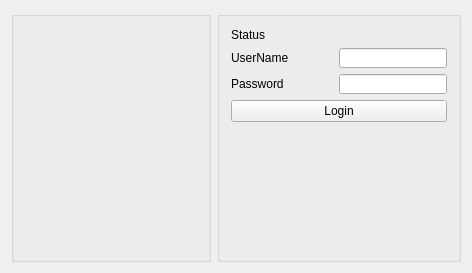
<?xml version="1.0" encoding="UTF-8"?>
<ui version="4.0">
 <class>Widget</class>
 <widget class="QWidget" name="Widget">
  <property name="geometry">
   <rect>
    <x>0</x>
    <y>0</y>
    <width>472</width>
    <height>273</height>
   </rect>
  </property>
  <property name="windowTitle">
   <string>Widget</string>
  </property>
  <layout class="QVBoxLayout" name="verticalLayout_2">
   <item>
    <layout class="QHBoxLayout" name="horizontalLayout_4">
     <item>
      <widget class="QGroupBox" name="groupBoxPict">
       <property name="minimumSize">
        <size>
         <width>200</width>
         <height>0</height>
        </size>
       </property>
       <property name="title">
        <string/>
       </property>
       <layout class="QHBoxLayout" name="horizontalLayout_3">
        <item>
         <widget class="QLabel" name="label_pic">
          <property name="sizePolicy">
           <sizepolicy hsizetype="Maximum" vsizetype="Preferred">
            <horstretch>200</horstretch>
            <verstretch>200</verstretch>
           </sizepolicy>
          </property>
          <property name="minimumSize">
           <size>
            <width>0</width>
            <height>0</height>
           </size>
          </property>
          <property name="maximumSize">
           <size>
            <width>200</width>
            <height>200</height>
           </size>
          </property>
          <property name="text">
           <string/>
          </property>
         </widget>
        </item>
       </layout>
      </widget>
     </item>
     <item>
      <widget class="QGroupBox" name="groupBox">
       <property name="title">
        <string/>
       </property>
       <layout class="QVBoxLayout" name="verticalLayout">
        <item>
         <widget class="QLabel" name="label">
          <property name="text">
           <string>Status</string>
          </property>
         </widget>
        </item>
        <item>
         <layout class="QHBoxLayout" name="horizontalLayout_2">
          <item>
           <widget class="QLabel" name="labelUserName">
            <property name="sizePolicy">
             <sizepolicy hsizetype="Maximum" vsizetype="Preferred">
              <horstretch>0</horstretch>
              <verstretch>0</verstretch>
             </sizepolicy>
            </property>
            <property name="text">
             <string>UserName</string>
            </property>
           </widget>
          </item>
          <item>
           <spacer name="horizontalSpacer">
            <property name="orientation">
             <enum>Qt::Horizontal</enum>
            </property>
            <property name="sizeHint" stdset="0">
             <size>
              <width>40</width>
              <height>20</height>
             </size>
            </property>
           </spacer>
          </item>
          <item>
           <widget class="QLineEdit" name="lineEditUserName">
            <property name="sizePolicy">
             <sizepolicy hsizetype="Maximum" vsizetype="Preferred">
              <horstretch>0</horstretch>
              <verstretch>0</verstretch>
             </sizepolicy>
            </property>
            <property name="maximumSize">
             <size>
              <width>200</width>
              <height>20</height>
             </size>
            </property>
           </widget>
          </item>
         </layout>
        </item>
        <item>
         <layout class="QHBoxLayout" name="horizontalLayout">
          <item>
           <widget class="QLabel" name="labelPassword">
            <property name="sizePolicy">
             <sizepolicy hsizetype="Maximum" vsizetype="Preferred">
              <horstretch>0</horstretch>
              <verstretch>0</verstretch>
             </sizepolicy>
            </property>
            <property name="text">
             <string>Password</string>
            </property>
           </widget>
          </item>
          <item>
           <spacer name="horizontalSpacer_2">
            <property name="orientation">
             <enum>Qt::Horizontal</enum>
            </property>
            <property name="sizeHint" stdset="0">
             <size>
              <width>40</width>
              <height>20</height>
             </size>
            </property>
           </spacer>
          </item>
          <item>
           <widget class="QLineEdit" name="lineEditPassword">
            <property name="sizePolicy">
             <sizepolicy hsizetype="Maximum" vsizetype="Preferred">
              <horstretch>0</horstretch>
              <verstretch>0</verstretch>
             </sizepolicy>
            </property>
            <property name="maximumSize">
             <size>
              <width>200</width>
              <height>20</height>
             </size>
            </property>
           </widget>
          </item>
         </layout>
        </item>
        <item>
         <widget class="QPushButton" name="ButtonLogin">
          <property name="text">
           <string>Login</string>
          </property>
         </widget>
        </item>
        <item>
         <spacer name="verticalSpacer">
          <property name="orientation">
           <enum>Qt::Vertical</enum>
          </property>
          <property name="sizeHint" stdset="0">
           <size>
            <width>20</width>
            <height>40</height>
           </size>
          </property>
         </spacer>
        </item>
       </layout>
      </widget>
     </item>
    </layout>
   </item>
  </layout>
 </widget>
 <layoutdefault spacing="6" margin="11"/>
 <resources/>
 <connections/>
</ui>
